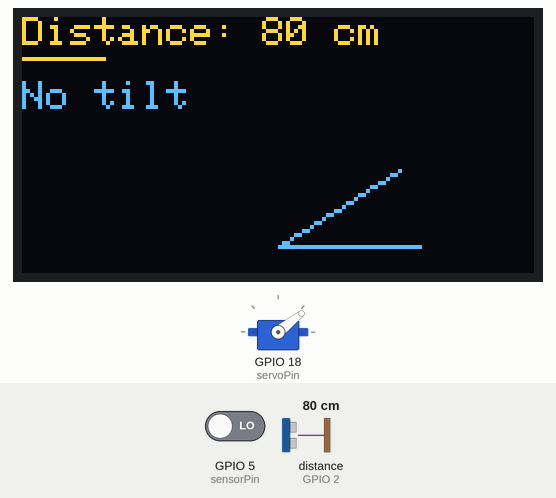
A sketch run on a simulated ESP32. On the bench: servo, 128×64 one-colour display. Wiring (inferred from the names in the program): ultrasonic range finder: trigger GPIO 4; echo GPIO 2. The inputs (shaded band) are chosen by the test bench; at power-on: GPIO 5 (sensorPin) LOW, distance to the obstacle (sensor on GPIO 2) 80 cm. The echo pulse lasts 58.3 µs per cm; the OLED is the two-colour kind (top 16 rows yellow); the display library's start-up logo is not drawn.

Above: at 3.2 s.
3.3 s: GPIO 5 (sensorPin) driven HIGH
At 3.77 s:
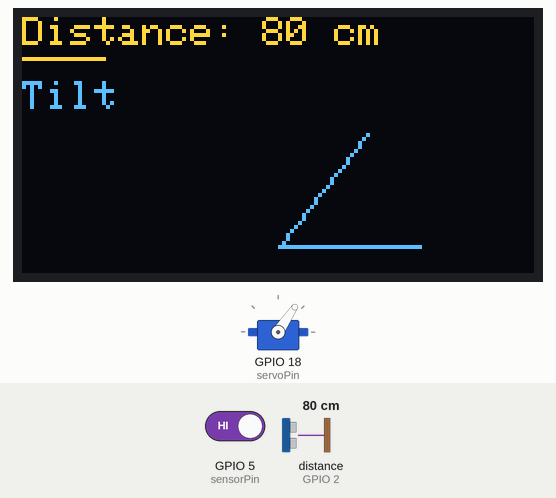
5.7 s: distance to the obstacle (sensor on GPIO 2) set to 250 cm
At 6.34 s:
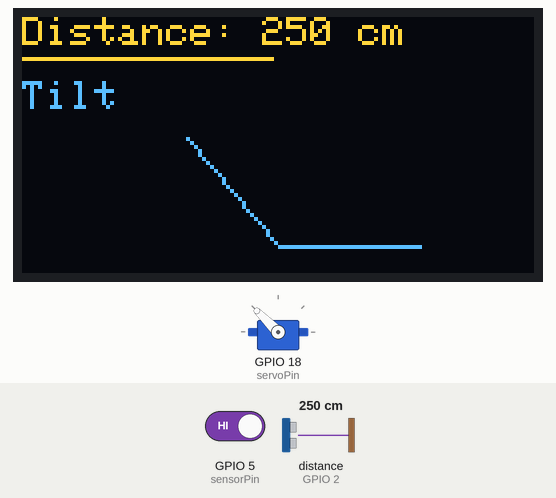
7.5 s: GPIO 5 (sensorPin) driven LOW
At 8.17 s:
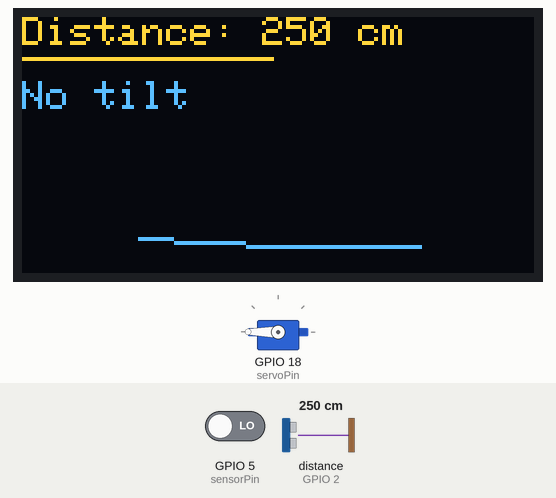
9.3 s: distance to the obstacle (sensor on GPIO 2) set to 2 cm
At 9.75 s:
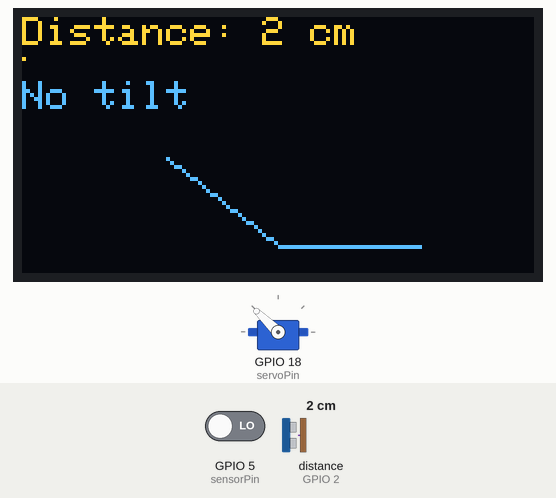
12.3 s: GPIO 5 (sensorPin) driven HIGH
At 12.58 s:
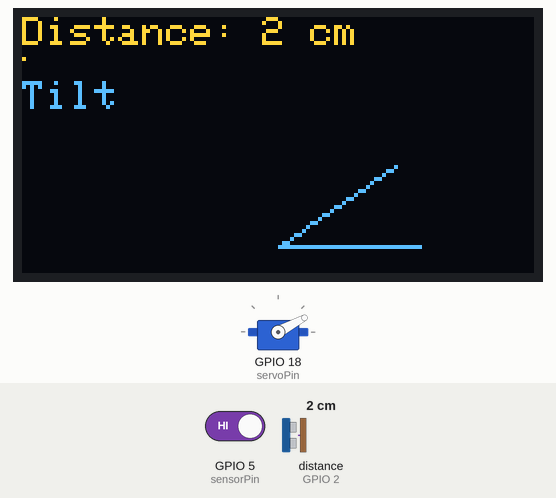
14.8 s: distance to the obstacle (sensor on GPIO 2) set to 4 cm
At 15.1 s:
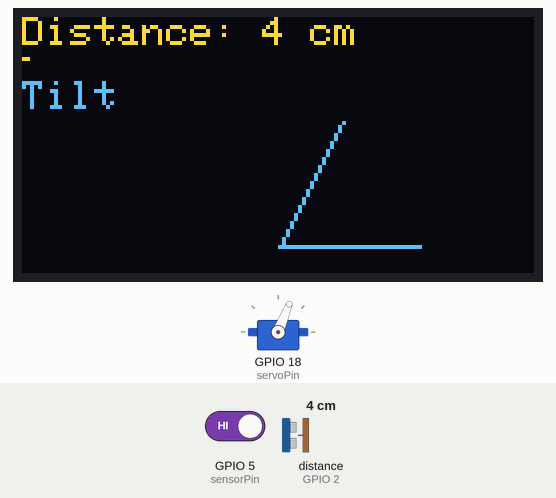
Timing chart, 0 to 17.4 s (numbered marks = the images above; inputs shaded):
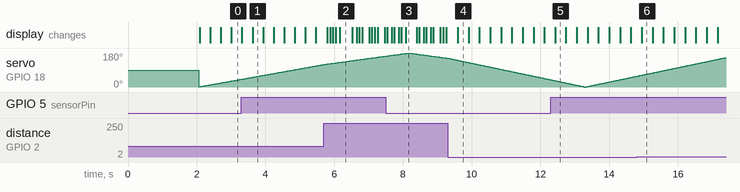

Measured:
- after the input at 3.3 s, the display: first differs from a run without the input after 0.32 s (image 1)
- after the input at 7.5 s, the display: first changes after 0.05 s (image 3 shows a later state)
- after the input at 12.3 s, the display: changes after 0.13 s (image 5)

The sketch:

MicroRadarSystem.ino
```cpp
#include <Wire.h>
#include <ESP32Servo.h>
#include <Adafruit_GFX.h>
#include <Adafruit_SSD1306.h>

#define SCREEN_WIDTH 128
#define SCREEN_HEIGHT 64

#define OLED_RESET     -1
#define SCREEN_ADDRESS 0x3C

Adafruit_SSD1306 display(SCREEN_WIDTH, SCREEN_HEIGHT, &Wire, OLED_RESET);

#define echoPin 2
#define trigPin 4

Servo myServo;
int servoPin = 18;
int angle = 0;
int dir = 1; //dir = -1 ,1  quay thuan nguoc chieu kim dong ho

int centerX, centerY, length, x2, y2; // Toa do de hien thi goc
long duration, distance;

int sensorPin = 5;
int threshold = 500;

void setup () {
  myServo.attach(servoPin);
  Serial.begin(115200);
  //Serial.begin(9600);
  pinMode(trigPin, OUTPUT);
  pinMode(echoPin, INPUT);
  pinMode(sensorPin, INPUT);

  //SSD1306
  if(!display.begin(SSD1306_SWITCHCAPVCC, SCREEN_ADDRESS)) {
    Serial.println(F("SSD1306 allocation failed"));
    for(;;); // Don't proceed, loop forever
  }

  // Hiển thị thông báo khởi động
  display.display();
  delay(2000);
  display.clearDisplay();
}


//~~~~~~~~~~~~~~~~~~~~~~~~~~~~~~~~~~~~~~~~~~~~~~~~~~~~~~~~~~~~~~~~~~~~~~~~~~~~~~~~~~~~~~~~~~~~~~~~~~
// Vong lap
//~~~~~~~~~~~~~~~~~~~~~~~~~~~~~~~~~~~~~~~~~~~~~~~~~~~~~~~~~~~~~~~~~~~~~~~~~~~~~~~~~~~~~~~~~~~~~~~~~~
void loop () {

  //--------------------------------------------------------------------------------------
  //Xu ly quet thuan/dao chieu kim dong ho cua dong co servo
  // Canh tay radar quay mot don vi goc
  //--------------------------------------------------------------------------------------
  {
    angle = angle + dir;
    if (angle >= 180) { dir = -1;} // dao chieu quay;
    if (angle <= 0) { dir = 1;} // dao chieu quay;
    myServo.write(angle);
  }
  //delay(10);

  //--------------------------------------------------------------------------------------
  //Do khoang cach nho cam bien sieu am HC-SR04
  //--------------------------------------------------------------------------------------
  {
    digitalWrite (trigPin, LOW);
    delayMicroseconds(2);
    digitalWrite(trigPin, HIGH);
    delayMicroseconds(10);
    digitalWrite(trigPin, LOW);

    duration = pulseIn(echoPin, HIGH);
    distance = duration / 58.2;
    //String disp = String (distance);

    //Serial.print ("Distance: ");
    //Serial.print (distance);
    //Serial.println (" cm");
    //delay (10);
  }

  //--------------------------------------------------------------------------------------
  //Hien thi ket qua ra man hinh OLED SSD1306
  //--------------------------------------------------------------------------------------
  {
    // Hien thi ket qua do khoang cach
    display.setTextSize(1);      // Kích thước chữ
    display.setTextColor(SSD1306_WHITE); // Màu chữ
    display.setCursor(0,0);     // Đặt vị trí in chữ
    display.print(F("Distance: "));
    display.print(distance);
    display.println(F(" cm"));

    // Hien thi duong thang the hien khoang cach do duoc
    int x0 = 0;
    int y0 = 10;
    int dis = distance/(566/SCREEN_WIDTH);
    display.drawLine (x0, y0, dis, y0, SSD1306_WHITE);
    //delay(10);

    // Cam bien nghieng hay khong nghieng
    int sensorValue = digitalRead(sensorPin);
    display.println("");
    if (sensorValue == HIGH)
      display.println("Tilt");
    else
      display.println("No tilt");

    //delay(10);
  }

  // Hien thi goc quet cua servo
  {
    centerX = SCREEN_WIDTH / 2;
    centerY = SCREEN_HEIGHT / 2 + 25;
    length = 35; // Chiều dài đoạn góc
    int line1 = centerX + length;
    display.drawLine(centerX, centerY, line1, centerY, SSD1306_WHITE);
    if (angle<=90) {
      x2 = centerX + length * cos(PI/180*angle);
      y2 = centerY - length * sin(PI/180*angle);
    }
    else {
      x2 = centerX - length * cos(PI/180*(180-angle));
      y2 = centerY - length * sin(PI/180*(180-angle));
    }
    display.drawLine(centerX, centerY, x2, y2, SSD1306_WHITE);

    display.display();
    //delay(10);
    display.clearDisplay();
  }
}
```
